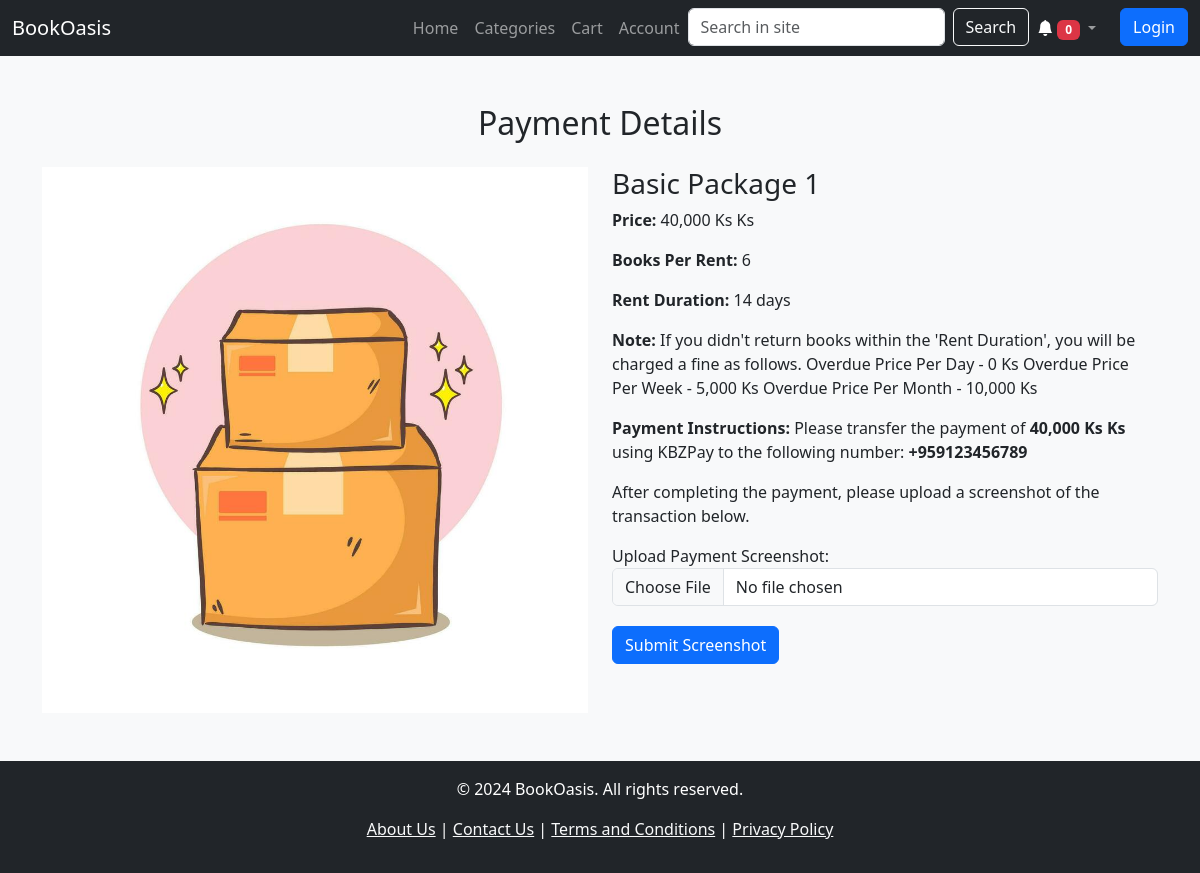
Page /payment_page.php?plan_id=1 on the committed database.
### tables this page shows
CREATE TABLE `packageplan` (
  `PlanID` int(11) NOT NULL,
  `PlanName` varchar(255) NOT NULL,
  `Price` varchar(255) NOT NULL,
  `BooksPerRent` int(10) NOT NULL,
  `RentDuration` int(11) NOT NULL,
  `Duration` int(10) NOT NULL,
  `PlanImage` varchar(10) NOT NULL,
  `Note` text NOT NULL
);

### payment_page.php (the view, shortened to what this page needs)
<?php include 'header.php';
$planID = isset($_GET['plan_id']) ? $_GET['plan_id'] : 0;
$planQuery = "SELECT * FROM PackagePlan WHERE PlanID = " . $planID;
$planResult = $conn->query($planQuery);
if ($planResult->num_rows > 0) {
    $plan = $planResult->fetch_assoc();
    echo '<section class="container py-5">';
    echo '<h2 class="text-center mb-4">Payment Details</h2>';
    echo '<div class="row">';
    echo '<div class="col-md-6">';
    echo '<img src="images/' . $plan['PlanImage'] . '" class="img-fluid" alt="' . $plan['PlanName'] . '">';
    echo '</div>';
    echo '<div class="col-md-6">';
    echo '<h3>' . $plan['PlanName'] . '</h3>';
    echo '<p><strong>Price: </strong>' . $plan['Price'] . ' Ks</p>';
    echo '<p><strong>Books Per Rent: </strong>' . $plan['BooksPerRent'] . '</p>';
    echo '<p><strong>Rent Duration: </strong>' . $plan['RentDuration'] . ' days</p>';
    echo '<p><strong>Note: </strong>' . $plan['Note'] . '</p>';
    echo '<p><strong>Payment Instructions:</strong> Please transfer the payment of <strong>' . $plan['Price'] . ' Ks</strong> using KBZPay to the following number: <strong>+959123456789</strong></p>';
    echo '<p>After completing the payment, please upload a screenshot of the transaction below.</p>';
    echo '<form action="upload_payment.php" method="POST" enctype="multipart/form-data">';
    echo '<div class="form-group">';
    echo '<label for="payment_screenshot">Upload Payment Screenshot:</label>';
    echo '<input type="file" name="payment_screenshot" class="form-control" required>';
    echo '</div>';
    echo '<button type="submit" class="btn btn-primary">Submit Screenshot</button>';
    echo '</form>';
    echo '</div>';
    echo '</div>';
    echo '</section>';
} else {
    echo '<p>Plan not found.</p>';
}
?>
<?php include 'footer.php';?>

### style.css (style rules this page uses)
body { background-color: white; }
body { background-color: #f8f9fa; margin: 0; padding: 0; }
.form-group { margin-bottom: 20px; }
.img-fluid { max-width: 100%; height: auto; }

### rows in the picture
packageplan: PlanImage (picture), PlanName "Basic Package 1", Price "40,000 Ks", BooksPerRent "6", RentDuration "14", Note "If you didn't return books within the 'Rent Duration', you will be charged a fine as follows. Overdue Price Per Day - 0 Ks Overdue Price Per Week - 5,000 Ks Overdue Price Per Month - 10,000 Ks"
